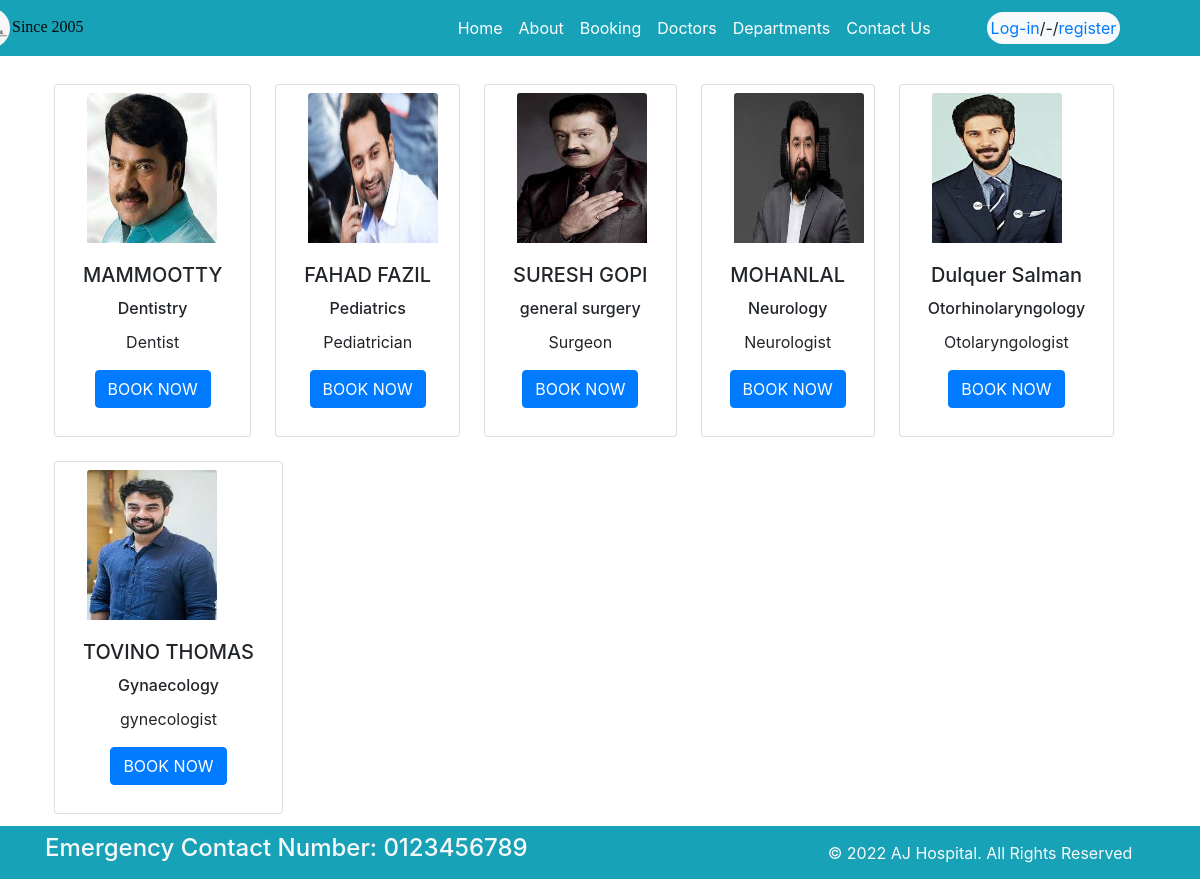
Page /doctors on the committed database.
### newapp/models.py (models this page shows, shortened)
class Doctors(models.Model):
    doc_name=models.CharField(max_length=20)
    doc_spec=models.CharField(max_length=100)
    dep_name=models.ForeignKey(Department,on_delete=models.CASCADE)
    doc_image=models.FileField()

class Department(models.Model):
    dep_name=models.CharField(max_length=25)
    description=models.TextField(max_length=200)
    def __str__(self):
        return self.dep_name

### newapp/views.py (the view)
# urls.py: path('doctors',views.doctors,name='doctors'),
def doctors(request):
    data=Doctors.objects.all()
    return render(request,'doctors.html',{'result':data})

### templates/doctors.html (shortened to what this page needs)
{% extends 'base.html' %}
{% block content %}
<div class="container mb-5 " style="margin-top: 60px;">
  <div class="row col-s-4">
  {% for i in result %}
   <form action="booking" method="post" enctype="multipart/form-data">
    <input type="hidden" value="{{i.id}}" name="id"><br>
      <div class="card   text-center  ml-4 col-s-4 p-2">
          <img class="card-img-top ml-4 " src="{{i.doc_image.url}}" alt="Card image cap" style="height: 150px;width: 130px;">
          <div class="card-body">
            <h5 class="card-title">{{i.doc_name}}</h5>
            <h6 class="card-title">{{i.dep_name}}</h6>
            <p class="card-text">{{i.doc_spec}}</p>
            <button type="submit"  class="btn btn-primary">BOOK NOW</button>
          </div>
        </div>
    </form>
  {% endfor %}
 </div>
</div>
{% endblock %}

### templates/base.html (shortened to what this page needs)
<!DOCTYPE html>
{% load static %}
<html>
  <head>
    <link rel="stylesheet" href="https://cdn.jsdelivr.net/npm/bootstrap@4.0.0/dist/css/bootstrap.min.css">
    <link rel="stylesheet" href="{% static 'style1.css' %}">
  </head>
  <body >
    <section class="fixed-top">
    <nav class="navbar bg-info navbar-expand-md ">
      <div class="container">
        <div class="col-2 text-left pl-md-0">
          <img src="{% static 'logo.jpg'%}" alt="no image" width="40px " height="40px" style="border-radius: 25px;margin-left: -75px;"><span style="text-decoration: wavy;margin-left: 2px;font-family: cursive;color:#0C090A;">Since 2005</span>
        </div>
        <div
          class="collapse navbar-collapse justify-content-center col-md-8 navbar-collapse-3">
          <ul class="navbar-nav justify-content-center  fw-bold">
            <li class="nav-item active">
              <a class="nav-link text-white" href="base">Home </a>
            </li>
            <li class="nav-item">
              <a class="nav-link text-white" href="about">About</a>
            </li>
            <li class="nav-item">
              <a class="nav-link text-white" href="book">Booking</a>
            </li>
            <li class="nav-item">
              <a class="nav-link text-white" href="doctors">Doctors</a>
            </li>
			 <li class="nav-item">
              <a class="nav-link text-white" href="department">Departments</a>
            </li>
            <li class="nav-item">
              <a class="nav-link text-white" href="contact">Contact Us</a>
            </li>
          </ul>
          <span class="bg-light p-1 ml-5" style="border-radius: 2rem;"><span ><a href="login" >Log-in</a></span>/-/<span><a href="register" >register</a></span></span>
        </div>
      </div>
    </nav>
  </section>
    {% block content %}{% endblock %}
    <section class="fixed-bottom">
      <footer class="pt-2 pb-2  bg-info text-light">
        <div class="container">
          <div class="row align-items-center">
            <div class="col-12 col-md-8">
              <h4>Emergency Contact Number: 0123456789</h4>
            </div>
            <div class="col-12 col-md-4 mt-4 mt-md-0 text-center text-md-end">
              © 2022 AJ Hospital. All Rights Reserved
            </div>
          </div>
        </div>
      </footer>
    </section>
  </body>
</html>

### rows in the picture
Doctors: doc_image (picture), doc_name "MAMMOOTTY", dep_name "Dentistry", doc_spec "Dentist"
Doctors: doc_image (picture), doc_name "FAHAD FAZIL", dep_name "Pediatrics", doc_spec "Pediatrician"
Doctors: doc_image (picture), doc_name "SURESH GOPI", dep_name "general surgery", doc_spec "Surgeon"
Doctors: doc_image (picture), doc_name "MOHANLAL", dep_name "Neurology", doc_spec "Neurologist"
Doctors: doc_image (picture), doc_name "Dulquer Salman", dep_name "Otorhinolaryngology", doc_spec "Otolaryngologist"
Doctors: doc_image (picture), doc_name "TOVINO THOMAS", dep_name "Gynaecology", doc_spec "gynecologist"
